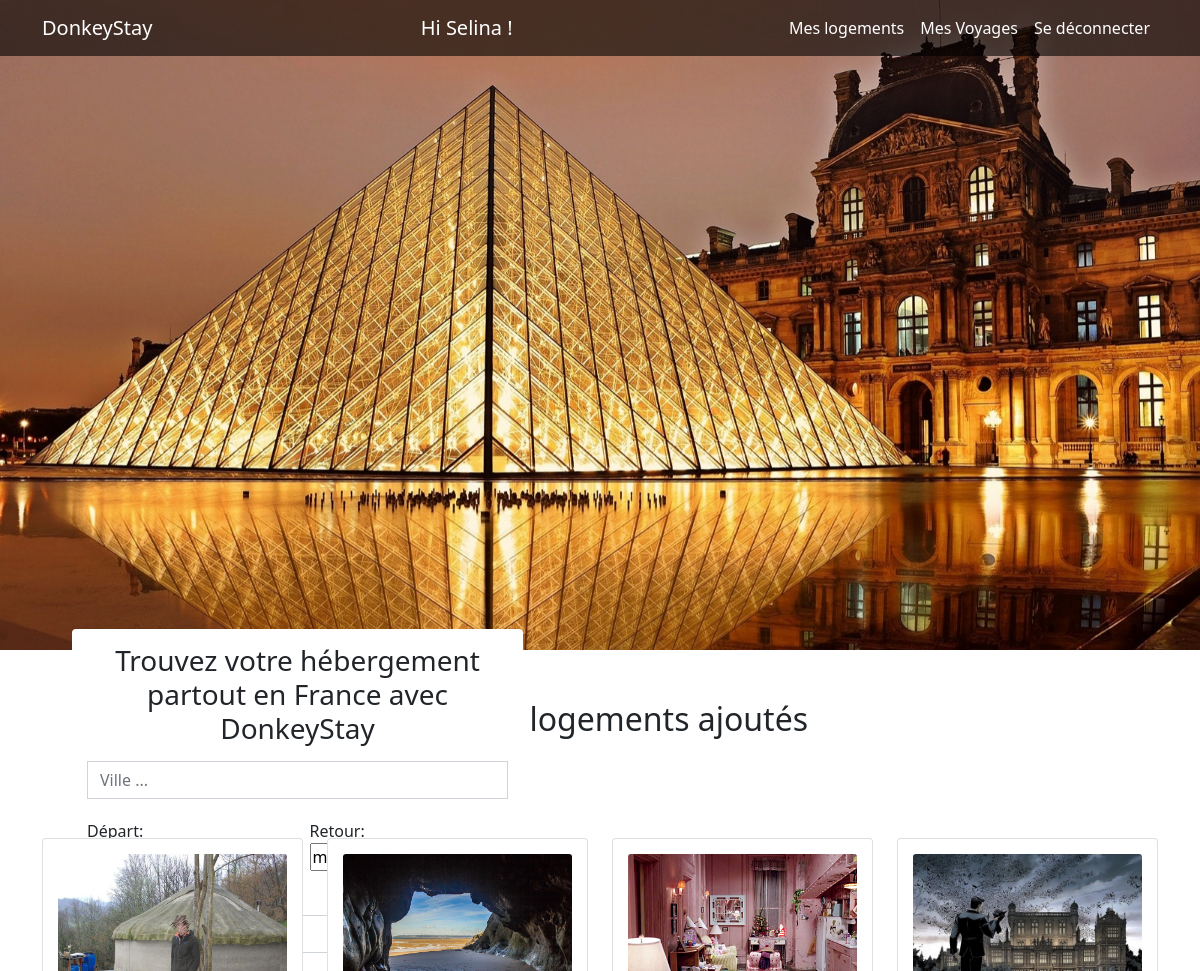
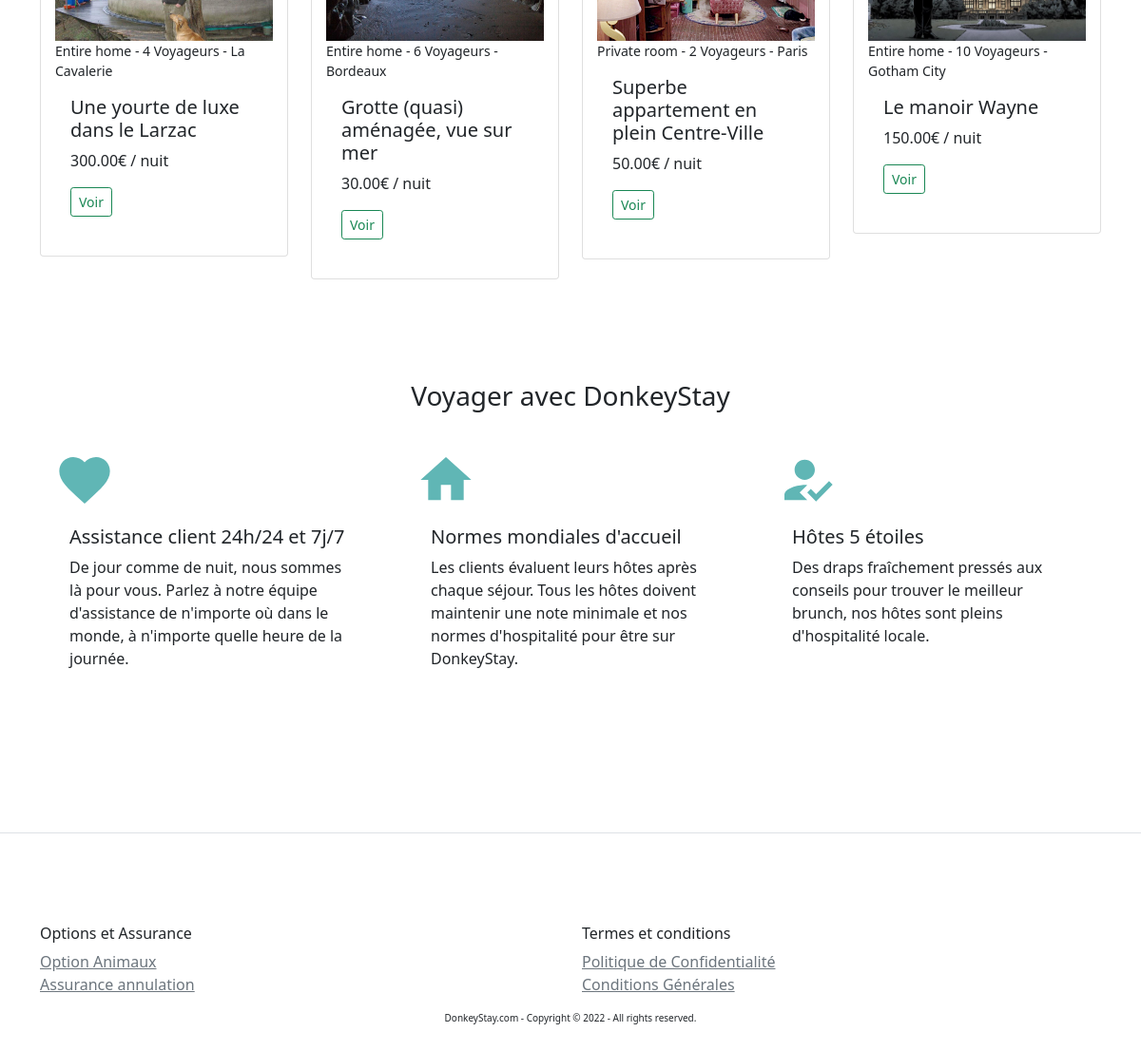
The app's page / (signed in) with its own data (2 pictures, top to bottom).
### tables this page shows
CREATE TABLE IF NOT EXISTS `image` (
  `id` INT NOT NULL AUTO_INCREMENT,
  `img` VARCHAR(200) NOT NULL,
  `room_id` INT NOT NULL,
  PRIMARY KEY (`id`, `room_id`),
  CONSTRAINT `fk_Images_Rooms1`
    FOREIGN KEY (`room_id`)
    REFERENCES `room` (`id`)
    ON DELETE NO ACTION
    ON UPDATE NO ACTION);

CREATE TABLE IF NOT EXISTS `room` (
  `id` INT NOT NULL AUTO_INCREMENT,
  `roomtype_id` INT NOT NULL,
  `hometype_id` INT NOT NULL,
  `title` VARCHAR(80) NOT NULL,
  `description` MEDIUMTEXT NULL,
  `nb_bedroom` INT NOT NULL,
  `nb_bathroom` INT NOT NULL,
  `price` DECIMAL(6,2) NOT NULL,
  `adress` VARCHAR(200) NOT NULL,
  `city` VARCHAR(45) NOT NULL,
  `has_tv` TINYINT(1) NOT NULL,
  `has_wifi` TINYINT(1) NOT NULL,
  `has_kitchen` TINYINT(1) NOT NULL,
  `has_aircon` TINYINT(1) NOT NULL,
  `start_dispo` DATE NOT NULL,
  `end_dispo` DATE NOT NULL,
  `user_id` INT NOT NULL,
  `capacity_id` INT NOT NULL,
  PRIMARY KEY (`id`, `roomtype_id`, `hometype_id`, `user_id`, `capacity_id`),
  CONSTRAINT `fk_Rooms_Roomtypes1`
    FOREIGN KEY (`roomtype_id`)
    REFERENCES `roomtype` (`id`)
    ON DELETE NO ACTION
    ON UPDATE NO ACTION,
  CONSTRAINT `fk_Rooms_Hometypes1`
    FOREIGN KEY (`hometype_id`)
    REFERENCES `hometype` (`id`)
    ON DELETE NO ACTION
    ON UPDATE NO ACTION,
  CONSTRAINT `fk_room_user1`
    FOREIGN KEY (`user_id`)
    REFERENCES `user` (`id`)
    ON DELETE NO ACTION
    ON UPDATE NO ACTION,
  CONSTRAINT `fk_room_capacity1`
    FOREIGN KEY (`capacity_id`)
    REFERENCES `capacity` (`id`)
    ON DELETE NO ACTION
    ON UPDATE NO ACTION);

CREATE TABLE IF NOT EXISTS `roomtype` (
  `id` INT NOT NULL AUTO_INCREMENT,
  `rname` VARCHAR(45) NOT NULL,
  PRIMARY KEY (`id`));

CREATE TABLE IF NOT EXISTS `capacity` (
  `id` INT NOT NULL AUTO_INCREMENT,
  `nb_traveler` VARCHAR(45) NOT NULL,
  PRIMARY KEY (`id`));

### index.php (the view, shortened to what this page needs)
<?php
require_once "searchBar.php";
?>
<section>
    <div>
        <div class="container">
            <h2 class="h2-index">Derniers logements ajoutés</h2>
            <div class="row">
                <?php
                $lastestAddQuery = $dbh->query('SELECT room.*,rname,nb_traveler FROM room INNER JOIN roomtype ON roomtype.id = room.roomtype_id INNER JOIN capacity ON capacity.id = room.capacity_id ORDER BY id DESC LIMIT 4');
                $lastestAdd = $lastestAddQuery->fetchall(PDO::FETCH_ASSOC);
                foreach ($lastestAdd as $row_lastestAdd) {
                    $lastestAddImgQuery = $dbh->query('SELECT * FROM image WHERE room_id =' . $row_lastestAdd['id'] . ' LIMIT 1');
                    $lastestAddImg = $lastestAddImgQuery->fetchall(PDO::FETCH_ASSOC);
                    echo '<div class="col-lg-3 mb-3">';
                    echo '<div class="card">';
                    foreach ($lastestAddImg as $row_lastestAddImg) {
                        if ($row_lastestAddImg['room_id'] === $row_lastestAdd['id']) {
                            echo '<img src="' . $row_lastestAddImg['img'] . '" alt="" class="card-img-top">';
                        }
                    }
                    echo '<small>' . $row_lastestAdd['rname'] . ' - ' . $row_lastestAdd['nb_traveler'] . ' - ' . $row_lastestAdd['city'] . '</small>';
                    echo '<div class="card-body">';
                    echo '<h5 class="card-title">' . $row_lastestAdd['title'] . '</h5>';
                    echo '<p class="card-text">' . $row_lastestAdd['price'] . '€ / nuit</p>';
                    echo '<a href="lodging_info.php?id=' . $row_lastestAdd['id'] . '" class="btn btn-outline-success btn-sm">Voir</a>';
                    echo '</div>';
                    echo '</div>';
                    echo '</div>';
                }
                ?>
            </div>
        </div>
    </div>
</section>
<section>
    <div class="container-fluid container py-3 mt-4">
        <h2 class="h3">Voyager avec DonkeyStay</h2>
        <div class="row mt-4">
            <div class="col-md-4">
                <div class="card mb-3 border-0">
                    <svg viewBox="0 0 24 24" xmlns="http://www.w3.org/2000/svg" width="64" height="64">
                        <path d="M0 0h24v24H0z" fill="none" />
                        <path d="M12 21.35l-1.45-1.32C5.4 15.36 2 12.28 2 8.5 2 5.42 4.42 3 7.5 3c1.74 0 3.41.81 4.5 2.09C13.09 3.81 14.76 3 16.5 3 19.58 3 22 5.42 22 8.5c0 3.78-3.4 6.86-8.55 11.54L12 21.35z" />
                    </svg>
                    <div class="card-body pl-0">
                        <h5 class="card-title">Assistance client 24h/24 et 7j/7</h5>
                        <p class="card-text">De jour comme de nuit, nous sommes là pour vous. Parlez à notre équipe d'assistance de n'importe où dans le monde, à n'importe quelle heure de la journée.</p>
                    </div>
                </div>
            </div>
            <div class="col-md-4">
                <div class="card mb-3 border-0">
                    <svg xmlns="http://www.w3.org/2000/svg" width="64" height="64" viewBox="0 0 24 24">
                        <path d="M10 20v-6h4v6h5v-8h3L12 3 2 12h3v8z" />
                        <path d="M0 0h24v24H0z" fill="none" />
                    </svg>
                    <div class="card-body pl-0">
                        <h5 class="card-title">Normes mondiales d'accueil</h5>
                        <p class="card-text">Les clients évaluent leurs hôtes après chaque séjour. Tous les hôtes doivent maintenir une note minimale et nos normes d'hospitalité pour être sur DonkeyStay.</p>
                    </div>
                </div>
            </div>
            <div class="col-md-4">
                <div class="card mb-3 border-0">
                    <div class="card-body pl-0">
                        <h5 class="card-title">Hôtes 5 étoiles</h5>
                        <p class="card-text">Des draps fraîchement pressés aux conseils pour trouver le meilleur brunch, nos hôtes sont pleins d'hospitalité locale.</p>
                    </div>
                </div>
            </div>
        </div>
    </div>
</section>
<div class="container-fluid border-top mt-5">
    <?php
    require_once "footer.php";
    ?>

### records on screen
room: roomtype.rname "Entire home", capacity.nb_traveler "4 Voyageurs", city "La Cavalerie", title "Une yourte de luxe dans le Larzac", price "300.00"
image: img (picture)
room: roomtype.rname "Entire home", capacity.nb_traveler "6 Voyageurs", city "Bordeaux", title "Grotte (quasi) aménagée, vue sur mer", price "30.00"
image: img (picture)
room: roomtype.rname "Private room", capacity.nb_traveler "2 Voyageurs", city "Paris", title "Superbe appartement en plein Centre-Ville", price "50.00"
image: img (picture)
room: roomtype.rname "Entire home", capacity.nb_traveler "10 Voyageurs", city "Gotham City", title "Le manoir Wayne", price "150.00"
image: img (picture)

### other values on screen
$_SESSION['name'] "Selina"
